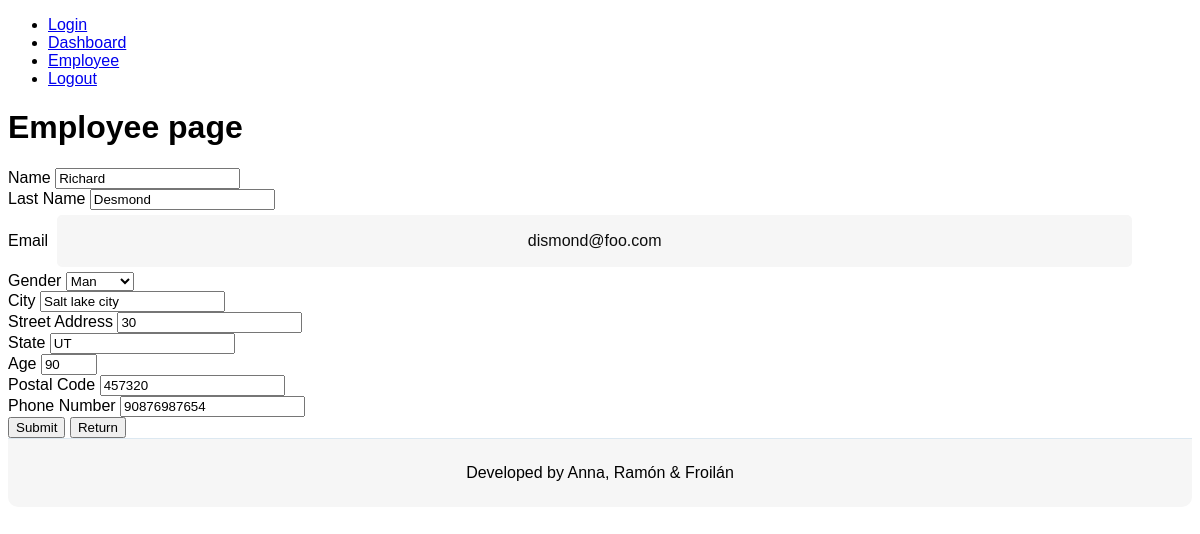
/employee/viewEmployee/4 (signed in), run on the app's committed database.
### tables this page shows
CREATE TABLE employees (
    emp_no      INT             NOT NULL AUTO_INCREMENT,
    employee_name  VARCHAR(14)     NOT NULL,
    employee_last_name  VARCHAR(16)     NOT NULL,
    employee_email  VARCHAR(40)     NOT NULL,
    employee_gender      ENUM ('man','woman')  NOT NULL,
    employee_city   VARCHAR(16)     NOT NULL,
    employee_street_address   VARCHAR(16)     NOT NULL,
    employee_state   VARCHAR(16)     NOT NULL,
    employee_age   INT      NOT NULL,
    employee_postal_code   INT      NOT NULL,
    employee_phone_number  VARCHAR(40)      NOT NULL,
    PRIMARY KEY (emp_no)
);

### libs/view.php (called while the page is built, shortened)
<?php
class View{
    function render($nombre){
        require 'views/'. $nombre . ".php";
    }
}

### controllers/employee.php (called while the page is built, shortened)
<?php
class Employee extends Controller{
    function __construct()
    {
        $this->view->message ='';
        $this->model = new EmployeeModel();
    }
    function render(){
        $this->view->render('employee/index');
    }
    function viewEmployee($param = null){
        $employee = $this->model->getById($param[0]);
        $this->view->employee = $employee;
        $this->render();
    }
}

### index.php (called while the page is built, shortened)
<?php
require_once 'libs/database.php';
require_once "libs/view.php";
$app = new App();

### libs/database.php (called while the page is built)
<?php
class Database{
    private $host;
    private $db;
    private $user;
    private $password;
    private $charset;
    public function __construct()
    {
        $this->host = constant('HOST');
        $this->db = constant('DB');
        $this->user = constant('USER');
        $this->password = constant('PASSWORD');
        $this->charset = constant('CHARSET');
    }
    function connect(){
        try{
            $connection = 'mysql:host=' . $this->host . ';dbname=' . $this->db . ';charset=' .  $this->charset;
            $options = [
                PDO::ATTR_ERRMODE => PDO::ERRMODE_EXCEPTION,
                PDO::ATTR_EMULATE_PREPARES => false,
            ];
            $pdo = new PDO
($connection, $this->user, $this->password, $options);
            return $pdo;
        }
        catch (PDOException $e){
            print_r('Error connection: ' . $e->getMessage());
        }
    }
}

### models/employeeModel.php (called while the page is built, shortened)
<?php
class EmployeeModel extends Model {
    public function getById($emp_no){
        try {
            $query = $this->db->connect()->prepare('SELECT * FROM employees WHERE emp_no = :emp_no');
            $query->execute(['emp_no' => $emp_no]);
            return $query->fetch();
        } catch (PDOException $e) {
            echo $e->getMessage();
        }
    }
}

### views/employee/index.php (the view, shortened to what this page needs)
<?php require 'views/header.php'?>
<div>
    <h1>Employee page</h1>
    <form id="employee-form" class="container" action="<?php echo isset($this->employee) ? constant('URL') . "employee/updateEmployee": constant('URL') . "employee/insertEmployee"?>" method="POST">
    <div class="form-row">
        <div class="form-group col-sm-6">
            <label for="inputName4">Name</label>
            <input required type="text" class="form-control" id="inputName4" name="employee_name" placeholder="Name" value="<?php echo isset($this->employee) ? $this->employee['employee_name'] : ''?>">
        </div>
        <div class="form-group col-sm-6">
            <label for="inputLastName4">Last Name</label>
            <input required type="text" class="form-control" id="inputLastName4" name="employee_last_name" placeholder="Last Name" value="<?php echo isset($this->employee) ? $this->employee['employee_last_name'] : ''?>">
        </div>
    </div>
    <div class="form-row">
        <div class="form-group col-sm-6">
            <label for="inputEmail4">Email</label>
            <input required type="email" class="form-control" id="inputEmail4" name="employee_email" placeholder="Email" value="<?php echo isset($this->employee) ? $this->employee['employee_email'] : ''?>">
        </div>
        <div class="form-group col-sm-6">
            <label for="inputGender">Gender</label>
            <select required id="inputGender" name="employee_gender" class="form-control">
                <?php if (isset($this->employee) && $this->employee['employee_gender'] === 'man') {
                    echo '<option selected value="man">Man</option>
                    <option value="woman">Woman</option>';
                } elseif (isset($this->employee) && $this->employee['employee_gender'] === 'woman') {
                    echo '<option value="man">Man</option>
                    <option selected value="woman">Woman</option>';
                } else {
                    echo '<option></option>
                    <option value="man">Man</option>
                    <option value="woman">Woman</option>';
                } ?>
            </select>
        </div>
    </div>
    <div class="form-row">
        <div class="form-group col-sm-6">
            <label for="inputCity4">City</label>
            <input required type="text" class="form-control" id="inputCity4" name="employee_city" placeholder="Barcelona" value="<?php echo isset($this->employee) ? $this->employee['employee_city'] : ''?>">
        </div>
        <div class="form-group col-sm-6">
            <label for="inputAddress4">Street Address</label>
            <input required type="text" class="form-control" id="inputAddress4" name="employee_street_address" placeholder="Carrer de ..." value="<?php echo isset($this->employee) ? $this->employee['employee_street_address'] : ''?>">
        </div>
    </div>
    <div class="form-row">
        <div class="form-group col-sm-6">
            <label for="inputState4">State</label>
            <input required type="text" class="form-control" id="inputState4" name="employee_state" placeholder="Barcelona" value="<?php echo isset($this->employee) ? $this->employee['employee_state'] : ''?>">
        </div>
        <div class="form-group col-sm-6">
            <label for="inputAge4">Age</label>
            <input required type="number" class="form-control" id="inputAge4" min="16" max="67" name="employee_age" placeholder="24" value="<?php echo isset($this->employee) ? $this->employee['employee_age'] : ''?>">
        </div>
    </div>
    <div class="form-row">
        <div class="form-group col-sm-6">
            <label for="inputPostal4">Postal Code</label>
            <input required type="number" class="form-control" id="inputPostal4" name="employee_postal_code" placeholder="08001" value="<?php echo isset($this->employee) ? $this->employee['employee_postal_code'] : ''?>">
        </div>
        <div class="form-group col-sm-6">
            <label for="inputPhone4">Phone Number</label>
            <input required type="tel" class="form-control" id="inputPhone4" name="employee_phone_number" placeholder="692 222 555" value="<?php echo isset($this->employee) ? $this->employee['employee_phone_number'] : ''?>">
        </div>
    </div>
    <div class="form-row">
        <div class="form-group col-sm-6">
            <button type="submit" class="btn btn-primary">Submit</button>
            <button type="reset" class="btn btn-secondary">Return</button>
        </div>
    </div>
</form>
</div>
<?php require 'views/footer.php'?>

### public/css/login.css (style rules this page uses)
body { font-family: "Poppins", sans-serif; height: 100vh; }
input[type=email], input[type=password] { background-color: #f6f6f6; border: none; color: #0d0d0d; padding: 15px 32px; text-align: center; text-decoration: none; display: inline-block; font-size: 16px; margin: 5px; width: 85%; border: 2px solid #f6f6f6; -webkit-transition: all 0.5s ease-in-out; -moz-transition: all 0.5s ease-in-out; -ms-transition: all 0.5s ease-in-out; -o-transition: all 0.5s ease-in-out; transition: all 0.5s ease-in-out; -webkit-border-radius: 5px 5px 5px 5px; border-radius: 5px 5px 5px 5px; }
input[type=email]:placeholder, input[type=password]:placeholder { color: #cccccc; }

### data on the page
employees: employee_name "Richard", employee_last_name "Desmond", employee_email "dismond@foo.com", employee_gender "Man", employee_city "Salt lake city", employee_street_address "30", employee_state "UT", employee_age "90", employee_postal_code "457320", employee_phone_number "90876987654"
